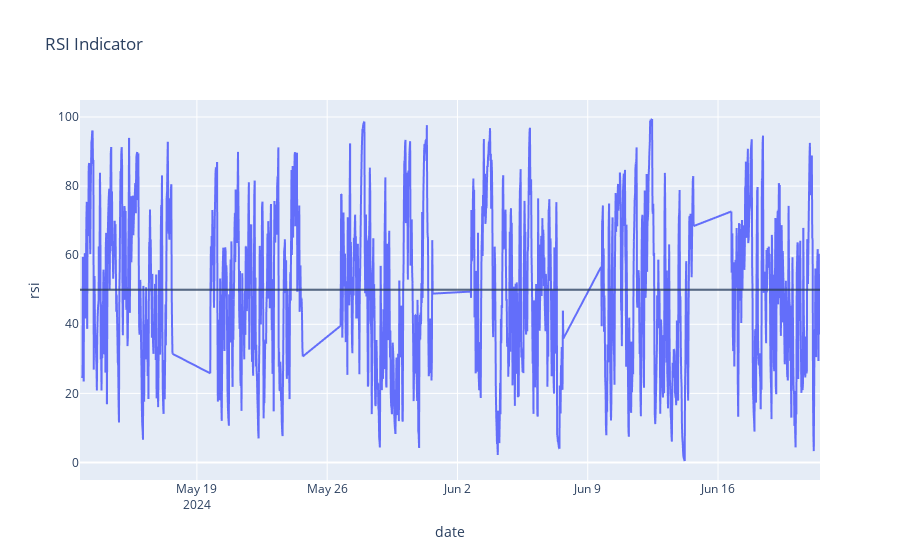

Write notebook code for a chart like this one.
### Code cell
# adding oversold and overbought levels to the plot
fig_rsi.add_hline(y=overbought_level, opacity=0.5)
fig_rsi.add_hline(y=orversold_level, opacity=0.5)

### Figure 1 — Plotly figure (JSON) as saved in the notebook; plotly's stock layout.template omitted (floating-point values rounded to 4 significant figures; data arrays with more than 128 entries replaced by an {"elided": "..."} marker saying what was removed)
{"data": [{"hovertemplate": "date=%{x}<br>rsi=%{y}<extra></extra>", "legendgroup": "", "line": {"color": "#636efa", "dash": "solid"}, "marker": {"symbol": "circle"}, "mode": "lines", "name": "", "showlegend": false, "type": "scattergl", "x": {"elided": "1430 str values"}, "xaxis": "x", "y": {"elided": "1430 float values"}, "yaxis": "y"}], "layout": {"legend": {"tracegroupgap": 0}, "shapes": [{"opacity": 0.5, "type": "line", "x0": 0, "x1": 1, "xref": "x domain", "y0": 50, "y1": 50, "yref": "y"}, {"opacity": 0.5, "type": "line", "x0": 0, "x1": 1, "xref": "x domain", "y0": 50, "y1": 50, "yref": "y"}], "title": {"text": "RSI Indicator"}, "xaxis": {"anchor": "y", "domain": [0, 1], "title": {"text": "date"}}, "yaxis": {"anchor": "x", "domain": [0, 1], "title": {"text": "rsi"}}}}
